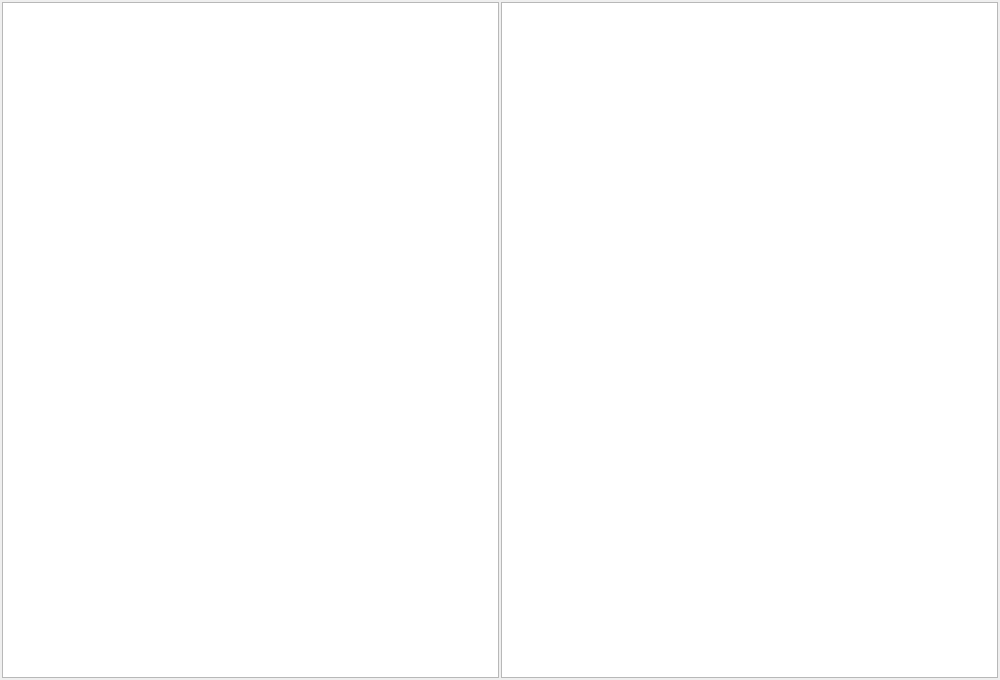
<?xml version="1.0" encoding="UTF-8"?>
<ui version="4.0">
 <class>Form</class>
 <widget class="QWidget" name="Form">
  <property name="geometry">
   <rect>
    <x>0</x>
    <y>0</y>
    <width>1000</width>
    <height>680</height>
   </rect>
  </property>
  <property name="windowTitle">
   <string>Form</string>
  </property>
  <layout class="QHBoxLayout" name="horizontalLayout">
   <property name="spacing">
    <number>2</number>
   </property>
   <property name="leftMargin">
    <number>2</number>
   </property>
   <property name="topMargin">
    <number>2</number>
   </property>
   <property name="rightMargin">
    <number>2</number>
   </property>
   <property name="bottomMargin">
    <number>2</number>
   </property>
   <item>
    <widget class="QTreeView" name="treeView_2"/>
   </item>
   <item>
    <widget class="QTreeView" name="treeView"/>
   </item>
  </layout>
 </widget>
 <resources/>
 <connections/>
</ui>
